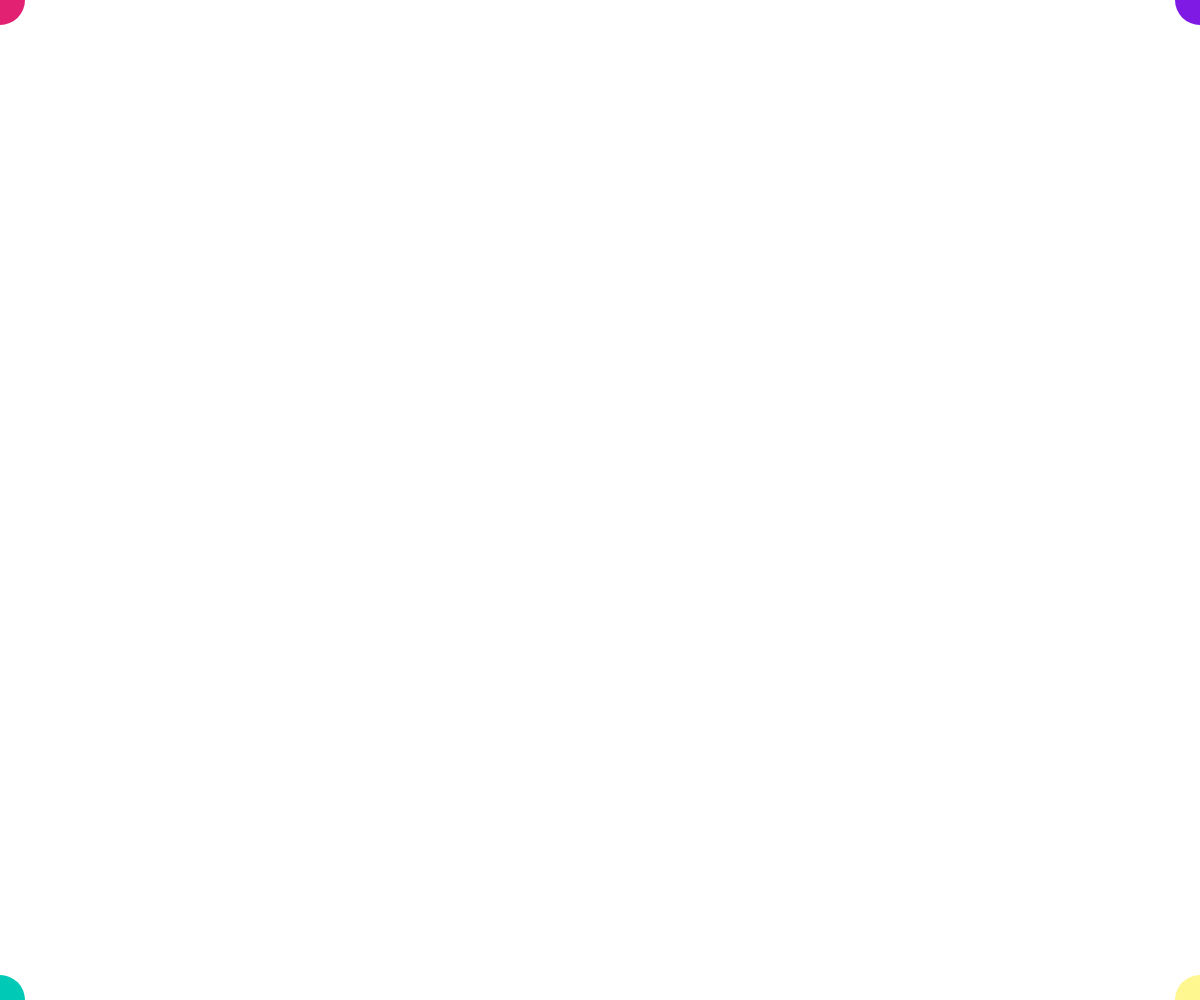
Frame 1 (no input)
Frame 60 (no input): identical to frame 1, image omitted
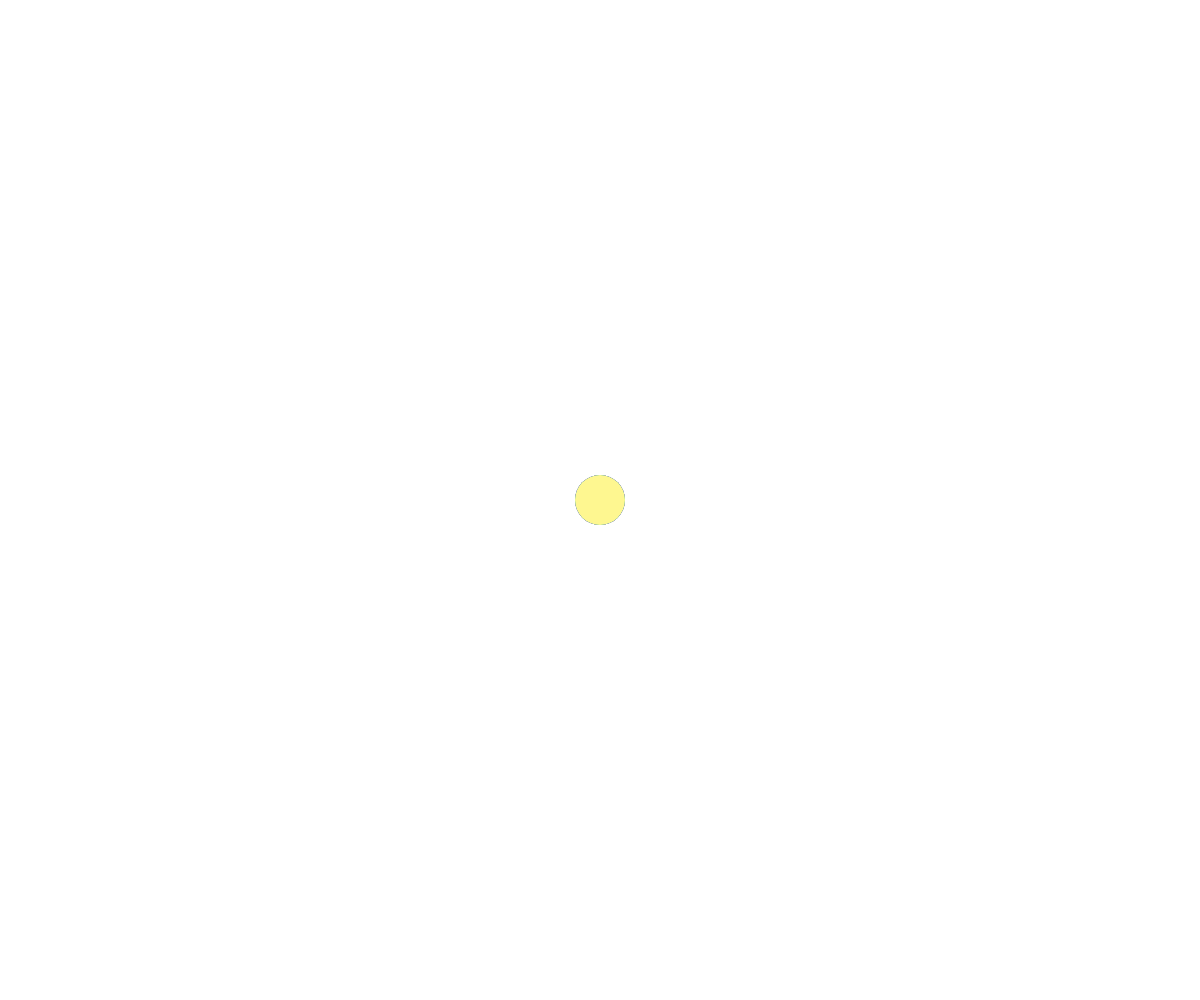
Frame 120 (the mouse pressed at the canvas centre since frame 60)

The p5.js sketch that drew these frames (run headless with seeded random() and noise() and a simulated clock; from frame 60 on, the mouse is pressed at the canvas centre):

// p5.js sketch
// ── sketch.js
function setup() {
	createCanvas(windowWidth, windowHeight);
	noCursor();
}

function draw() {
	noStroke();

	background('white');

	// original
	fill('#E32173')
	ellipse(mouseX, mouseY, 50, 50);
	// reflected over y axis
	fill('#7F1AE5')
	ellipse(windowWidth - mouseX, mouseY, 50, 50);
	// relfected over x axis
	fill('#00C9B6')
	ellipse(mouseX, windowHeight - mouseY, 50, 50);
	// reflected through the origin
	fill('#FEF790')
	ellipse(windowWidth - mouseX, windowHeight - mouseY, 50, 50);
	// for (x = mouseX; x <= windowWidth - mouseX; x += 50) {
	// 	ellipse(x, mouseY, 50, 50)
	// }
	// for (y = mouseY; y <= windowHeight - 50; y += 50) {
	// 	ellipse(mouseX, y, 50, 50);
	// }
}

function windowResized(){
	resizeCanvas(windowWidth,windowHeight);
}
